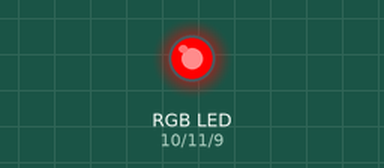
Recording of a sketch running on a simulated Arduino Uno, built with avr-gcc and run on an emulated ATmega328P. Shown: an RGB LED mixed from three pins (HIGH = lit). Dim RGB values are drawn brighter than linear.

Above: at 0.05 s.
At 1.5 s:
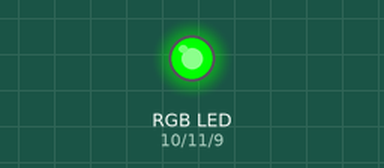
At 2.95 s:
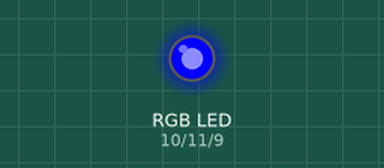
At 4.0 s:
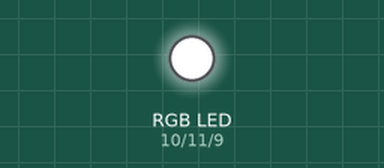
At 5.95 s:
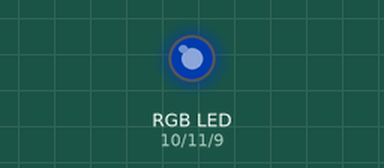
Timing chart, 0 to 9.1 s (numbered marks = the images above):
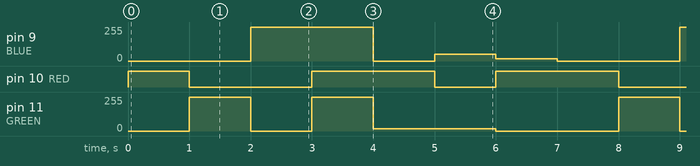

The sketch:

test.ino
```cpp
#define RED 10
#define GREEN 11
#define BLUE 9

void setup() {
  for (int i = 9; i <= 11; i++) {
    pinMode(i, OUTPUT);
  }
}

void loop() {
  checkRGB(1000);
}

void checkRGB(int time) {
  // RED
  analogWrite(RED, 255);
  analogWrite(GREEN, 0);
  analogWrite(BLUE, 0);
  delay(time);
  // GREEN
  analogWrite(RED, 0);
  analogWrite(GREEN, 255);
  analogWrite(BLUE, 0);
  delay(time);
  // BLUE
  analogWrite(RED, 0);
  analogWrite(GREEN, 0);
  analogWrite(BLUE, 255);
  delay(time);
  // WHITE
  analogWrite(RED, 255);
  analogWrite(GREEN, 255);
  analogWrite(BLUE, 255);
  delay(time);
  // YELLOW
  analogWrite(RED, 255);
  analogWrite(GREEN, 17);
  analogWrite(BLUE, 0);
  delay(time);
  // Cyan
  analogWrite(RED, 0);
  analogWrite(GREEN, 17);
  analogWrite(BLUE, 50);
  delay(time);
  // Magenta
  analogWrite(RED, 255);
  analogWrite(GREEN, 0);
  analogWrite(BLUE, 17);
  delay(time);
}
```

Measured:
- by itself, pin 9 (BLUE): repeats every 7.0 s: 0/255 1.0 s, 50/255 1.0 s, 17/255 1.0 s, 0/255 2.0 s, 255/255 2.0 s
- by itself, pin 10 (RED): repeats every 7.0 s: LOW 2.0 s, HIGH 2.0 s, LOW 1.0 s, HIGH 2.0 s
- by itself, pin 11 (GREEN): repeats every 7.0 s: 0/255 1.0 s, 255/255 1.0 s, 17/255 2.0 s, 0/255 2.0 s, 255/255 1.0 s
